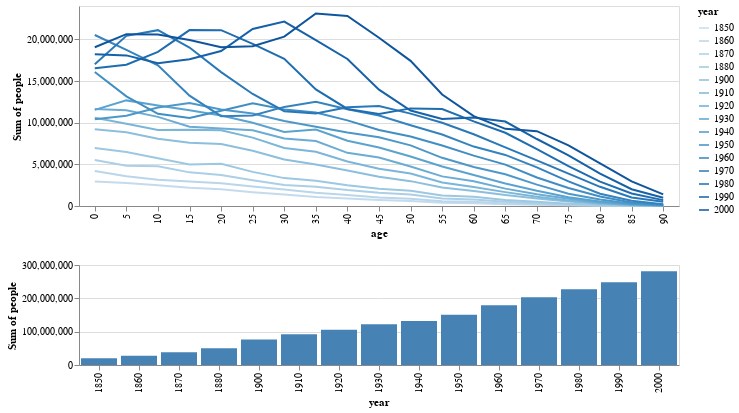

Notebook code cell kept with this figure:
### Code cell
import altair as alt
from vega_datasets import data
pop = data.population()

selection = alt.selection_multi(fields=['year'])

top = alt.Chart(data=pop).mark_line().encode(
    x='age:O',
    y='sum(people):Q',
    color = 'year:O'
).properties(
    width=600, height=200
).transform_filter(
    selection
)

bottom = alt.Chart(data=pop).mark_bar().encode(
    x='year:O',
    y='sum(people):Q',
    color=alt.condition(selection, alt.value('steelblue'), alt.value('lightgray'))
).properties(
    width=600, height=100
).add_selection(
    selection
)

alt.vconcat(
    top, bottom
)

### Figure 1 — Vega-Lite specification as saved in the notebook (floating-point values rounded to 4 significant figures; data arrays with more than 128 entries replaced by an {"elided": "..."} marker saying what was removed)
{"$schema": "https://vega.github.io/schema/vega-lite/v3.4.0.json", "config": {"mark": {"tooltip": null}, "view": {"height": 300, "width": 400}}, "data": {"name": "data-45e35b5faa42c7034b347e8bcfc8b805"}, "datasets": {"data-45e35b5faa42c7034b347e8bcfc8b805": {"elided": "570 records"}}, "vconcat": [{"encoding": {"color": {"field": "year", "type": "ordinal"}, "x": {"field": "age", "type": "ordinal"}, "y": {"aggregate": "sum", "field": "people", "type": "quantitative"}}, "height": 200, "mark": "line", "transform": [{"filter": {"selection": "selector002"}}], "width": 600}, {"encoding": {"color": {"condition": {"selection": "selector002", "value": "steelblue"}, "value": "lightgray"}, "x": {"field": "year", "type": "ordinal"}, "y": {"aggregate": "sum", "field": "people", "type": "quantitative"}}, "height": 100, "mark": "bar", "selection": {"selector002": {"fields": ["year"], "type": "multi"}}, "width": 600}]}
